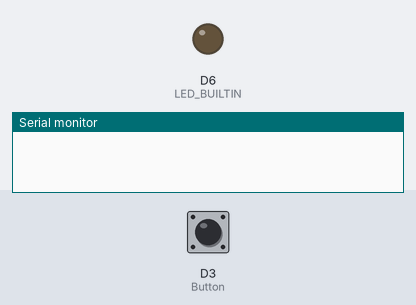
The sketch below on a simulated Arduino MKR. On the bench: output pins drawn as LEDs (lit = HIGH), the last lines printed to the serial monitor. Inputs (shaded band) come from the test bench; at power-on: D3 (Button) HIGH. WiFi joins after 1.5 s; servers stay silent unless stated.

Above: at 0.1 s.
At 16.6 s:
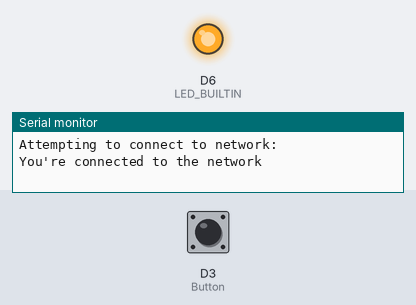
Timing chart, 0 to 20.0 s (numbered marks = the images above):
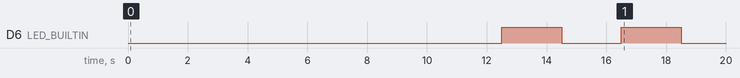

The sketch:

ButtonToLightV3_DEBUG.ino
```cpp
#include <WiFiNINA.h>

//char ssid[] = "";
//char pass[] = "";
char ssid[] = "";
char pass[] = "";
int status = WL_IDLE_STATUS;  // the Wifi radio's status
int HTTP_PORT = 80;
String HTTP_METHOD = "GET";            // or "POST"
char HOST_NAME[] = "maker.ifttt.com";  // hostname of web server:
String PATH_NAME1 = "/trigger/";
String PATH_NAME2 = "/json/with/key/yourkeygoeshere";
WiFiClient client;
int ButtonValue = 0;
int Button = 3;

void setup() {
  digitalWrite(LED_BUILTIN, HIGH);  // turn the LED on (HIGH is the voltage level)
  delay(1000);
  digitalWrite(LED_BUILTIN, LOW);  // turn the LED on (HIGH is the voltage level)
  pinMode(Button, INPUT);
  pinMode(LED_BUILTIN, OUTPUT);
  //Initialize serial and wait for port to open:
  Serial.begin(9600);
  while (!Serial);

  // attempt to connect to Wifi network:
  while (status != WL_CONNECTED) {
    Serial.print("Attempting to connect to network: ");
    Serial.println(ssid);
    // Connect to WPA/WPA2 network:
    status = WiFi.begin(ssid, pass);

    // wait 10 seconds for connection:
    delay(10000);
  }

  // you're connected now, so print out the data:
  Serial.println("You're connected to the network");
  digitalWrite(LED_BUILTIN, HIGH);  // turn the LED on (HIGH is the voltage level)
  delay(2000);
  digitalWrite(LED_BUILTIN, LOW);  // turn the LED on (HIGH is the voltage level)
  delay(2000);
  digitalWrite(LED_BUILTIN, HIGH);  // turn the LED on (HIGH is the voltage level)
  delay(2000);
  digitalWrite(LED_BUILTIN, LOW);  // turn the LED on (HIGH is the voltage level)
  delay(2000);

  Serial.println("----------------------------------------");
}

void loop() {
  ButtonValue = digitalRead(Button);
  if (ButtonValue == 0) {
    Serial.println("button pressed!");
    digitalWrite(LED_BUILTIN, HIGH);  // turn the LED on (HIGH is the voltage level)
    if (client.connect(HOST_NAME, HTTP_PORT)) {
      // if connected:
      Serial.println("Connected to server");
      // make a HTTP request:
      // send HTTP header
      client.println(HTTP_METHOD + " " + PATH_NAME1 + "short_press" + PATH_NAME2 + " HTTP/1.1");
      client.println("Host: " + String(HOST_NAME));
      client.println("Connection: close");
      client.println();  // end HTTP header


      while (client.connected()) {
        if (client.available()) {
          // read an incoming byte from the server and print it to serial monitor:
          char c = client.read();
          Serial.print(c);
          //should say Congratulations! You've fired the short_press json event
        }
      }

      // the server's disconnected, stop the client:
      client.stop();
      Serial.println();
      Serial.println("disconnected");
    } else {  // if not connected:
      Serial.println("connection failed");
    }
  } else {
    digitalWrite(LED_BUILTIN, LOW);  // turn the LED off by making the voltage LOW
  }
  delay(1000);
}
```
